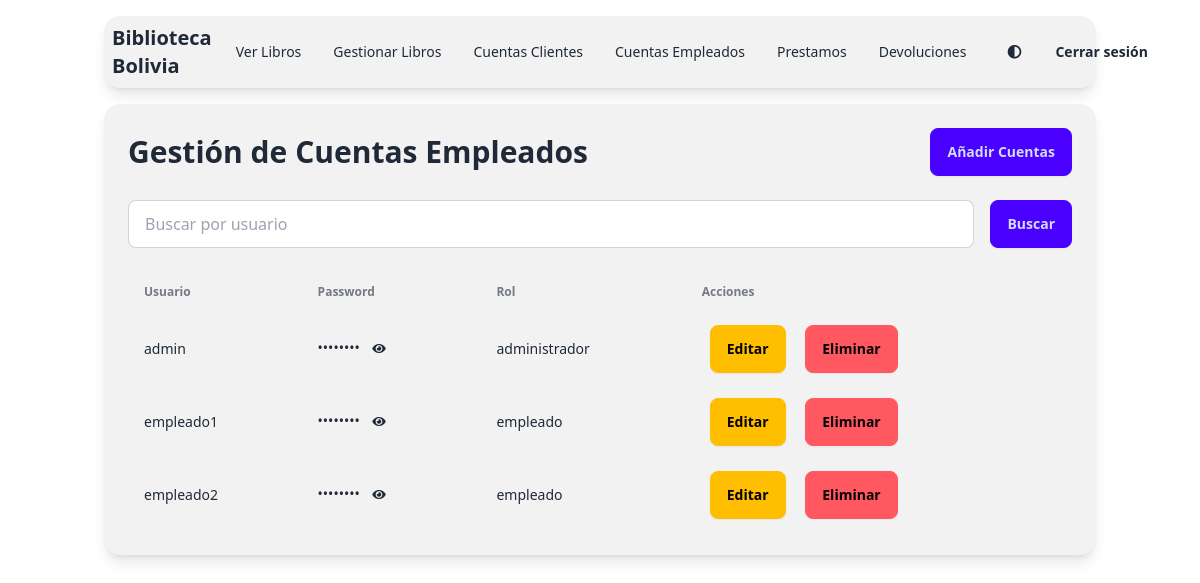
Screenshot of /app/views/viewsEmpleado/gestionEmpleados.php (signed in) with the database file from the repository.
### tables this page shows
CREATE TABLE EMPLEADOS (
    codUSUARIOS_ADMIN INT AUTO_INCREMENT PRIMARY KEY,
    usuario VARCHAR(45),
    password VARCHAR(45),
    rol VARCHAR(45)
);

### app/views/viewsEmpleado/gestionEmpleados.php (the view, shortened to what this page needs)
<?php
require_once __DIR__ . '/../../config/conexion.php';
$search = isset($_GET['search']) ? $_GET['search'] : '';
?>
<!DOCTYPE html>
<html lang="es" data-theme="light">
<head>
    <link href="https://cdn.jsdelivr.net/npm/daisyui@4.12.10/dist/full.min.css" rel="stylesheet" type="text/css" />
    <link rel="stylesheet" href="https://cdnjs.cloudflare.com/ajax/libs/font-awesome/5.15.3/css/all.min.css">
</head>
<body>
    <div class="min-h-screen bg-base-100 text-base-content">
        <div class="container mx-auto p-4">
            <?php include "../viewsEmpleado/menuEmpleado.php"; ?>
            <div class="bg-base-200 p-6 rounded-box shadow-lg">
                <div class="flex justify-between items-center mb-6">
                    <h1 class="text-3xl font-bold">Gestión de Cuentas Empleados</h1>
                    <a href="../../controllers/gestionCuentasEmpleados/anadir.php" class="btn btn-primary">Añadir Cuentas</a>
                </div>
                <form method="GET" class="flex flex-col sm:flex-row gap-4 mb-6">
                    <input type="text" name="search" value="<?php echo htmlspecialchars($search); ?>" placeholder="Buscar por usuario" class="input input-bordered flex-grow">
                    <button type="submit" class="btn btn-primary">Buscar</button>
                </form>
                <div class="overflow-x-auto">
                    <table class="table w-full">
                        <thead>
                            <tr>
                                <th>Usuario</th>
                                <th>Password</th>
                                <th>Rol</th>
                                <th>Acciones</th>
                            </tr>
                        </thead>
                        <tbody>
                            <?php
                            $sql = "SELECT EMPLEADOS.codUSUARIOS_ADMIN, EMPLEADOS.usuario, EMPLEADOS.password, EMPLEADOS.rol
                                    FROM EMPLEADOS
                                    WHERE EMPLEADOS.usuario LIKE ?";
                            $stmt = $conexion->prepare($sql);
                            $searchParam = "%$search%";
                            $stmt->bind_param("s", $searchParam);
                            $stmt->execute();
                            $result = $stmt->get_result();
                            if ($result->num_rows > 0) {
                                while ($row = $result->fetch_assoc()) {
                                    echo "<tr>
                                    <td>" . htmlspecialchars($row["usuario"]) . "</td>
                                    <td>
                                        <span class='password'>••••••••</span>
                                        <button class='btn btn-ghost btn-xs' onclick='togglePassword(this)'>
                                            <i class='fas fa-eye'></i>
                                        </button>
                                        <span class='hidden-password hidden'>" . htmlspecialchars($row["password"]) . "</span>
                                    </td>
                                    <td>" . htmlspecialchars($row["rol"]) . "</td>
                                    <td>
                                        <a href='../../controllers/gestionCuentasEmpleados/editar.php?id=" . urlencode($row["codUSUARIOS_ADMIN"]) . "' class='btn btn-warning btn-md mx-2'>Editar</a>
                                        <a href='../../controllers/gestionCuentasEmpleados/eliminar.php?id=" . urlencode($row["codUSUARIOS_ADMIN"]) . "' class='btn btn-error btn-md mx-2'>Eliminar</a>
                                    </td>
                                  </tr>";
                                }
                            } else {
                                echo "<tr><td colspan='4' class='text-center'>No hay usuarios</td></tr>";
                            }
                            ?>
                        </tbody>
                    </table>
                </div>
            </div>
        </div>
    </div>
</body>
</html>

### rows the page displays
empleados: usuario "admin", rol "administrador"
empleados: usuario "empleado1", rol "empleado"
empleados: usuario "empleado2", rol "empleado"
